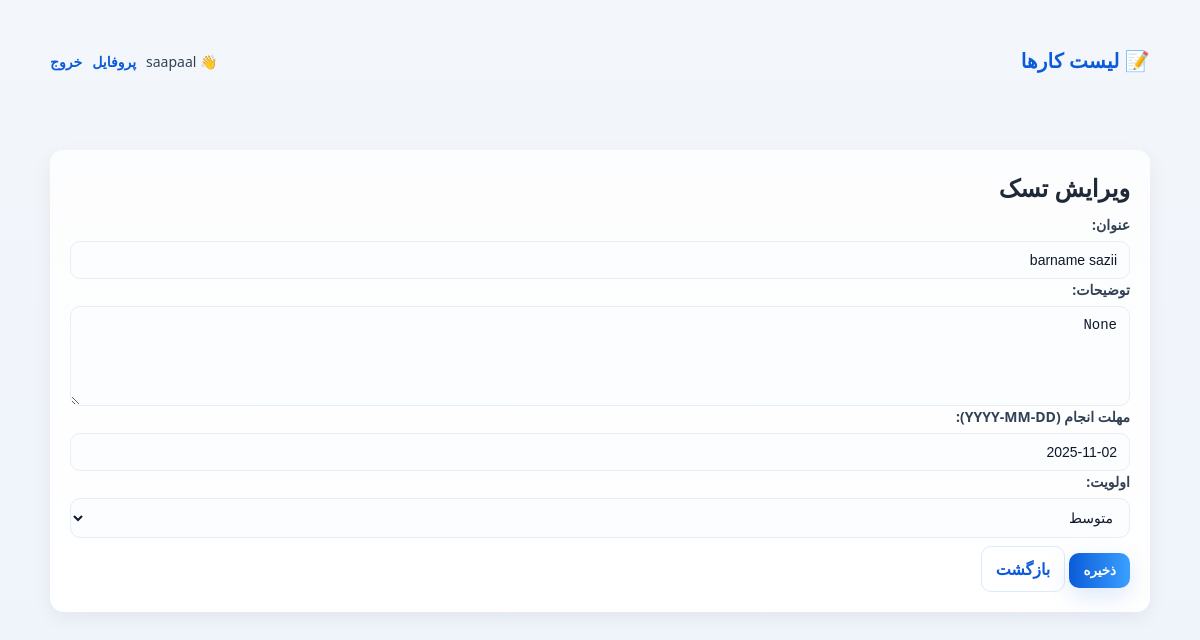
Page /todo/1/edit (signed in) on the committed database.
### models.py (models this page shows, shortened)
class Todo(db.Model):
    id = db.Column(db.Integer, primary_key=True)
    title = db.Column(db.String(200), nullable=False)
    description = db.Column(db.Text, nullable=True)
    deadline = db.Column(db.DateTime, nullable=True)
    priority = db.Column(db.String(10), nullable=False, default='medium')
    done = db.Column(db.Boolean, default=False)
    created_at = db.Column(db.DateTime, default=datetime.utcnow)
    user_id = db.Column(db.Integer, db.ForeignKey('user.id'), nullable=False)

### to_do.py (the view, shortened to what this page needs)
@app.route('/todo/<int:todo_id>/edit', methods=['GET', 'POST'])
@login_required
def todo_edit(todo_id):
    t = Todo.query.filter_by(id=todo_id, user_id=session['user_id']).first_or_404()
    return render_template('todo_form.html', todo=t)

### to_do.py (called while the page is built)
def login_required(f):
    @wraps(f)
    def decorated(*args, **kwargs):
        if 'user_id' not in session:
            flash("ابتدا وارد شوید", 'error')
            return redirect(url_for('login', next=request.path))
        return f(*args, **kwargs)
    return decorated

### templates/todo_form.html (shortened to what this page needs)
{% extends "base.html" %}
{% block content %}
<div class="card">
    <h2>{{ 'ویرایش' if todo else 'ایجاد' }} تسک</h2>
    <form method="post" class="mt-8">
        <label>عنوان:</label>
        <input type="text" name="title" value="{{ todo.title if todo else '' }}" required>
        <label>توضیحات:</label>
        <textarea name="description">{{ todo.description if todo else '' }}</textarea>
        <label>مهلت انجام (YYYY-MM-DD):</label>
        <input type="text" name="deadline" value="{{ todo.deadline.strftime('%Y-%m-%d') if todo.deadline else '' }}">
        <label>اولویت:</label>
        <select name="priority">
            <option value="medium" {% if not todo or todo.priority=='medium' %}selected{% endif %}>متوسط</option>
        </select>
        <div class="mt-8">
            <button type="submit" class="btn">ذخیره</button>
            <a href="{{ url_for('todo_list') }}" class="btn ghost">بازگشت</a>
        </div>
    </form>
</div>
{% endblock %}

### Static/style.css (style rules this page uses)
* { box-sizing: border-box; margin: 0; padding: 0; }
html,body { height: 100%; }
body { font-family: "Segoe UI", Tahoma, Roboto, "Helvetica Neue", Arial, sans-serif; background: linear-gradient(180deg,#f3f6fb 0%, #eef4fb 100%); color: #1f2937; -webkit-font-smoothing:antialiased; -moz-osx-font-smoothing:grayscale; line-height: 1.5; }
.card { background: linear-gradient(180deg, #ffffffcc, #ffffff); border-radius: 14px; padding: 20px; box-shadow: 0 6px 20px rgba(16,24,40,0.06), inset 0 1px 0 rgba(255,255,255,0.6); margin: 18px 0; transition: transform .18s ease, box-shadow .18s ease; }
label { display:block; margin-bottom:6px; color:#334155; font-weight:600; font-size:14px; }
input[type="text"], input[type="password"], input[type="date"], textarea, select { display:block; width:100%; padding: 10px 12px; border-radius:10px; border: 1px solid #e6eef8; background: #fbfdff; outline: none; font-size:14px; color:#0f172a; box-shadow: 0 1px 0 rgba(255,255,255,0.6) inset; transition: border-color .12s ease, box-shadow .12s ease, transform .08s ease; }
textarea { min-height:100px; resize:vertical; padding-top:10px; }
.btn { display:inline-flex; align-items:center; gap:8px; padding: 10px 14px; border-radius: 10px; background: linear-gradient(90deg, #0b5bd8, #3aa0ff); color:white; border: none; font-weight:700; cursor:pointer; box-shadow: 0 8px 24px rgba(11,91,216,0.14); transition: transform .12s ease, box-shadow .12s ease, opacity .12s ease; text-decoration:none; }
.btn.ghost { background:transparent; color:#0b5bd8; border:1px solid #dbeafe; box-shadow:none; font-weight:600; }
.mt-8 { margin-top:8px; }

### rows in the picture
Todo: title "barname sazii", description "None", deadline "2025-11-02", priority "متوسط"

### other values in the picture
{{ session.username }} "saapaal"
{{ 'ویرایش' if todo else 'ایجاد' }} "ویرایش"
